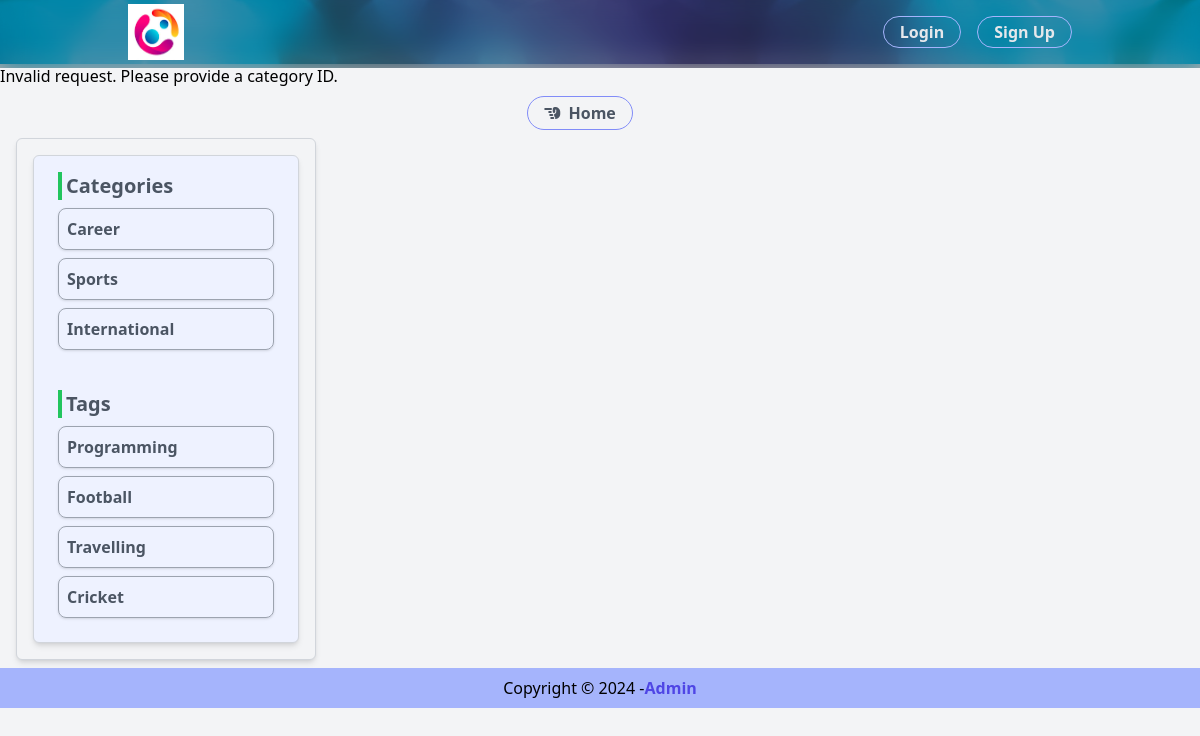
/frontend/page_by_cat.php, run on the app's committed database.
### tables this page shows
CREATE TABLE `header_footer` (
  `id` int(11) NOT NULL,
  `name` varchar(255) NOT NULL,
  `logo_path` varchar(255) NOT NULL
);

CREATE TABLE `categories` (
  `id` int(11) NOT NULL,
  `name` varchar(50) NOT NULL
);

CREATE TABLE `tags` (
  `id` int(11) NOT NULL,
  `name` varchar(50) NOT NULL
);

### DB.php (called while the page is built, shortened)
<?php
class DB
{
  public $host = HOST;
  public $user = USER;
  public $password = PASSWORD;
  public $database = DATABASE;
  public $link;
  public function dbConnet()
  {
    $this->link = mysqli_connect(
      $this->host,
      $this->user,
      $this->password,
      $this->database
    );
  }
  public function select($query)
  {
    $result = mysqli_query($this->link, $query);
    if (mysqli_num_rows($result) > 0) {
      return $result;
    } else {
      return false;
    }
  }
}
?>

### classes/Parents.php (called while the page is built, shortened)
<?php
include_once "../DB.php";
class Parents
{
  public function __construct(){
    $this->db = new DB();
  }
}
?>

### classes/Navbar.php (called while the page is built, shortened)
<?php
include_once '../DB.php';
include_once "Parents.php";
class Navbar extends Parents
{
  public function showNav()
  {
    $query = "SELECT * FROM header_footer LIMIT 1";
    $result = $this->db->select($query);
    return $result;
  }
}
?>

### classes/Sidenav.php (called while the page is built, shortened)
<?php
include_once "../DB.php";
class Sidenav {
    public $db;
    public function __construct(){
      $this->db = new DB();
    }
    public function showCat()
    {
      $query = "SELECT * FROM categories";
      $result = $this->db->select($query);
      return $result;
    }
    public function showTag()
    {
      $query = "SELECT * FROM tags";
      $result = $this->db->select($query);
      return $result;
    }
}
?>

### classes/Footer.php (called while the page is built, shortened)
<?php
include_once "Parents.php";
class Footer extends Parents
{
  public $db;
  public function __construct()
  {
    $this->db = new DB();
  }
  public function showFooter()
  {
    $query = "SELECT * FROM header_footer";
    $result = $this->db->select($query);
    return $result;
  }
}
?>

### frontend/layout/nav_bar.php (the view, shortened to what this page needs)
<?php
include '../classes/Navbar.php';
$nav = new Navbar();
$showNav = $nav->showNav();
if ($showNav->num_rows > 0) {
  $data = $showNav->fetch_assoc();
    ?>
  <div>
<nav class=" nav bg-indigo-300 py-1 h-16 flex justify-between items-center fixed w-full top-0 ">
<div class="w-full p-2  backdrop-blur-md bg-black/30">
<div class="container mx-auto flex items-center justify-between ">
<div class="ml-10">
  <a href="index.php">
  <?php echo '<img class="w-14 h-14" src="../backend/' . $data['logo_path'] . '" alt="Logo">'; ?>
  </a>
</div>
<div class="text-right font-bold mr-10 flex gap-4">
  <div class="">
    <a class="border border-indigo-300 rounded-3xl text-gray-200 px-4 py-1 hover:bg-indigo-300 transition hover:text-gray-500"
       href="../login.php">Login
    </a>
  </div>
  <div class="">
    <a class="border border-indigo-300 rounded-3xl text-gray-200 px-4 py-1 hover:bg-indigo-300 transition hover:text-gray-500"
       href="../register.php">Sign Up
    </a>
  </div>
</div>
</div>
</div>
</nav>
  </div>
    <?php
} else {
}
?>

### frontend/layout/sidebar.php
<?php
include '../classes/Sidenav.php';
$nav = new Sidenav();
$showCat = $nav->showCat();
$showTag= $nav->showTag();
?>
<div class="sidebar  w-3/12 ml-4">
  <div class="p-4 rounded-md shadow-md bg-gray-100 border border-gray-300 mt-2 ">
    <div class="bg-indigo-50 p-4 rounded-md shadow-md border border-gray-300 flex flex-wrap gap-2">
      <div class="w-full mb-6">
        <div class="text-gray-600 font-semibold text-xl border-l-4 border-green-500 ml-2 ">
          <p class="ml-1">Categories</p>
        </div>
        <?php
        foreach ($showCat as $category) {
          ?>
          <p>
            <a class="hover:bg-gray-200 border border-gray-400 m-2 block p-2 rounded-lg text-gray-600 font-semibold shadow "
              href="page_by_cat.php?id=<?php echo $category['id']; ?>"
              class="bg-blue-500 text-white px-4 py-2 rounded mr-2">
              <?php echo $category['name']; ?>
            </a>
          </p>
          <?php
        }
        ?>
      </div>
      <div class="w-full">
        <div class="text-gray-600 font-semibold text-xl border-l-4 border-green-500 ml-2 ">
          <p class="ml-1">Tags</p>
        </div>
        <?php
        foreach ($showTag as $tag) {
          ?>
          <p>
            <a class="hover:bg-gray-200 border border-gray-400 m-2 block p-2 rounded-lg text-gray-600 font-semibold shadow"
              href="page_by_tag.php?id=<?php echo $tag['id']; ?>" class="bg-blue-500 text-white px-4 py-2 rounded mr-2">
              <?php echo $tag['name']; ?>
            </a>
          </p>
          <?php
        }
        ?>
      </div>
    </div>
  </div>
</div>

### frontend/layout/footer.php
<?php
include '../classes/Footer.php';
$nav = new Footer();
$showNav = $nav->showFooter();
?>
<footer class="bg-indigo-300 h-10 my-2">
  <div class="flex items-center h-full justify-center">
    <p>Copyright &copy;
      <span>
        <?php
        $currentYear = date('Y');
        echo $currentYear;
        ?> -
      </span>
      <span class="font-semibold text-indigo-600">
        <?php
        foreach ($showNav as $footer) {
          echo '<h1 class="font-semibold text-indigo-600">' . $footer['name'] . '</h1>';
        }
        ?>
      </span>
    </p>
  </div>
</footer>

### frontend/layout/nav_bar.php (style rules this page uses)
.nav { background-image: url("../bgNav.png"); background-color: #cccccc; background-position: center; background-repeat: no-repeat; background-size: cover; }

### data on the page
header_footer: logo_path (picture), name "Admin"
categories: name "Career"
categories: name "Sports"
categories: name "International"
tags: name "Programming"
tags: name "Football"
tags: name "Travelling"
tags: name "Cricket"
